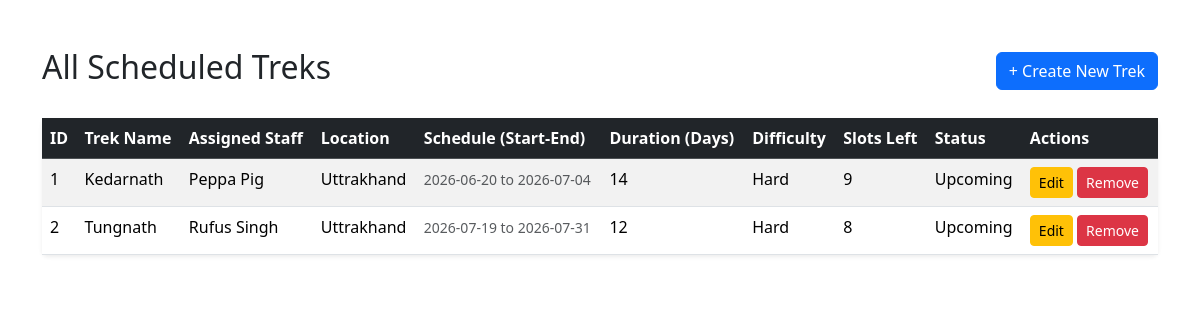
Screenshot of /admin/trek (signed in) with the database file from the repository.
### app/models.py (models this page shows)
class Trek(db.Model):
    __tablename__ = "treks"
    id = db.Column(db.Integer, primary_key=True)
    trek_name = db.Column(db.String(200), nullable=False)
    assigned_staff_id = db.Column(db.Integer, db.ForeignKey('users.id'), nullable=False)
    location = db.Column(db.String(100), nullable=False)
    difficulty = db.Column(db.String(50), nullable=False)
    duration = db.Column(db.Integer, nullable=False)
    available_slots = db.Column(db.Integer, nullable=False)
    status = db.Column(db.String(30), nullable=False)
    start_date = db.Column(db.DateTime, nullable=False)
    end_date = db.Column(db.DateTime, nullable=False)
    bookings = db.relationship('Booking', backref='trek', lazy=True)
    assigned_staff = db.relationship('User', foreign_keys=[assigned_staff_id])

class User(db.Model):
    __tablename__ = "users"
    id = db.Column(db.Integer, primary_key=True)
    username = db.Column(db.String(80), unique=True, nullable=False)
    password_hash = db.Column(db.String(256), nullable=False)
    name = db.Column(db.String(80), nullable=False)
    role = db.Column(db.String(20), nullable=False)
    is_blacklisted = db.Column(db.Boolean, default=False)
    staff_profile = db.relationship('StaffProfile', backref='user', uselist=False) # userlist =False strictly enforces a 1-to-1 relatiosnhip b/w users and staff_profiles table
    bookings = db.relationship('Booking', backref='trekker', lazy=True) # lazy=True Parameter is used tell SQLAlchemy that until i specifically state a python code like user.bookings do not run SQL Query

### app/routes/admin.py (the view)
@admin_bp.route('/trek')
def manage_treks():
    treks_list = models.Trek.query.all() # .query.all() will return results in a list format so we need to actually run a for loop to display all treks in a table.
    return render_template('admin/manage_treks.html', all_treks=treks_list) # Passing this list of treks to Jinja template in HTML

### app/routes/admin.py (called while the page is built)
@admin_bp.before_request
def admin_access():
    if 'user_id' not in session:
        flash("Access denied. Please login first")
        return redirect(url_for('auth.login'))
    if session.get('role') != 'Admin':
        flash("Not an Administrator")
        return redirect(url_for('auth.login'))

### app/templates/admin/manage_treks.html (shortened to what this page needs)
<!DOCTYPE html>
<html lang="en">
<head>
    <link href="https://cdn.jsdelivr.net/npm/bootstrap@5.3.8/dist/css/bootstrap.min.css" rel="stylesheet">
</head>
<body>
    <div class="container mt-5">
        <div class="d-flex justify-content-between align-items-center mb-4d-flex justify-content-between align-items-center mb-4">
            <h2>All Scheduled Treks</h2>
            <a href="{{ url_for('admin.create_trek') }}" class="btn btn-primary">+ Create New Trek</a>
        </div>
        <table class="table table-striped table-hover shadow-sm bg-white rounded">
            <thead class="table-dark">
                <tr>
                    <th>ID</th>
                    <th>Trek Name</th>
                    <th>Assigned Staff</th>
                    <th>Location</th>
                    <th>Schedule (Start-End)</th>
                    <th>Duration (Days)</th>
                    <th>Difficulty</th>
                    <th>Slots Left</th>
                    <th>Status</th>
                    <th>Actions</th>
                </tr>
            </thead>
            <tbody>
                {% for trek in all_treks %}
                <tr>
                    <td>{{ trek.id }}</td>
                    <td>{{ trek.trek_name }}</td>
                    <td>{{ trek.assigned_staff.name }}</td>
                    <td>{{ trek.location }}</td>
                    <td>
                        <small class="text-muted">
                            {{ trek.start_date.strftime('%Y-%m-%d') }} to {{ trek.end_date.strftime('%Y-%m-%d') }}
                        </small>
                    </td>
                    <td>{{ trek.duration }}</td>
                    <td>{{ trek.difficulty }}</td>
                    <td>{{ trek.available_slots }}</td>
                    <td>{{ trek.status }}</td>
                    <td>
                        <a href="{{ url_for('admin.edit_trek', trek_id=trek.id) }}" class="btn btn-sm btn-warning">Edit</a>
                        <a href="#" class="btn btn-sm btn-danger">Remove</a>
                    </td>
                </tr>
                {% else %}
                <tr>
                    <td colspan="10" class="text-center text-muted py-4">
                        No treks found in the system. Click "+ Create New Trek" to get started.
                    </td>
                </tr>
                {% endfor %}
            </tbody>
        </table>
    </div>
</body>
</html>

### rows the page displays
Trek: id "1", trek_name "Kedarnath", assigned_staff.name "Peppa Pig", location "Uttrakhand", start_date "2026-06-20", end_date "2026-07-04", duration "14", difficulty "Hard", available_slots "9", status "Upcoming"
Trek: id "2", trek_name "Tungnath", assigned_staff.name "Rufus Singh", location "Uttrakhand", start_date "2026-07-19", end_date "2026-07-31", duration "12", difficulty "Hard", available_slots "8", status "Upcoming"
